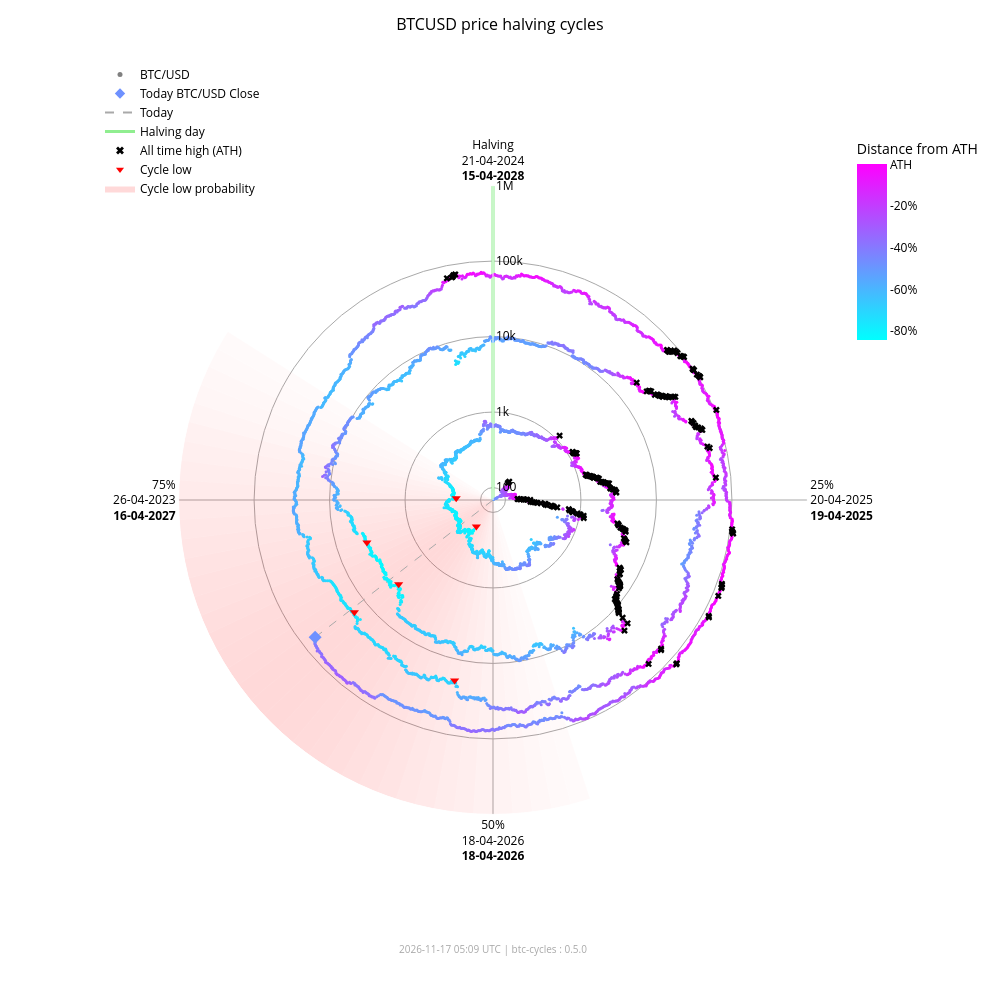

Notebook cell for this chart:
### Markdown cell above
### Interactive chart (plotly)

### Code cell
fig_interactive = btc.plot(
    kind="interactive",
    from_date="2012-11-28",
)
# plotly config for interactivity
config = {"scrollZoom": True, "displayModeBar": True}
# display in notebook
fig_interactive.show(config=config)

### Figure 1 — Plotly figure (JSON) as saved in the notebook; plotly's stock layout.template omitted (floating-point values rounded to 4 significant figures; data arrays with more than 128 entries replaced by an {"elided": "..."} marker saying what was removed)
{"data": [{"fill": "toself", "fillcolor": "rgba(255,0,0,0.018306980149439524)", "hoverinfo": "skip", "line": {"width": 0}, "mode": "lines", "r": [68.43, 1000000, 1000000, 68.43, 68.43], "showlegend": false, "theta": [162.0, 162.0, 165.6, 165.6, 162.0], "type": "scatterpolar"}, {"fill": "toself", "fillcolor": "rgba(255,0,0,0.02405911634527998)", "hoverinfo": "skip", "line": {"width": 0}, "mode": "lines", "r": [68.43, 1000000, 1000000, 68.43, 68.43], "showlegend": false, "theta": [165.6, 165.6, 169.2, 169.2, 165.6], "type": "scatterpolar"}, {"fill": "toself", "fillcolor": "rgba(255,0,0,0.030803449372254352)", "hoverinfo": "skip", "line": {"width": 0}, "mode": "lines", "r": [68.43, 1000000, 1000000, 68.43, 68.43], "showlegend": false, "theta": [169.2, 169.2, 172.8, 172.8, 169.2], "type": "scatterpolar"}, {"fill": "toself", "fillcolor": "rgba(255,0,0,0.03847233586005252)", "hoverinfo": "skip", "line": {"width": 0}, "mode": "lines", "r": [68.43, 1000000, 1000000, 68.43, 68.43], "showlegend": false, "theta": [172.8, 172.8, 176.4, 176.4, 172.8], "type": "scatterpolar"}, {"fill": "toself", "fillcolor": "rgba(255,0,0,0.04694405159551339)", "hoverinfo": "skip", "line": {"width": 0}, "mode": "lines", "r": [68.43, 1000000, 1000000, 68.43, 68.43], "showlegend": false, "theta": [176.4, 176.4, 180.0, 180.0, 176.4], "type": "scatterpolar"}, {"fill": "toself", "fillcolor": "rgba(255,0,0,0.05605603979818329)", "hoverinfo": "skip", "line": {"width": 0}, "mode": "lines", "r": [68.43, 1000000, 1000000, 68.43, 68.43], "showlegend": false, "theta": [180.0, 180.0, 183.6, 183.6, 180.0], "type": "scatterpolar"}, {"fill": "toself", "fillcolor": "rgba(255,0,0,0.06562330627802694)", "hoverinfo": "skip", "line": {"width": 0}, "mode": "lines", "r": [68.43, 1000000, 1000000, 68.43, 68.43], "showlegend": false, "theta": [183.6, 183.6, 187.2, 187.2, 183.6], "type": "scatterpolar"}, {"fill": "toself", "fillcolor": "rgba(255,0,0,0.07545707932574237)", "hoverinfo": "skip", "line": {"width": 0}, "mode": "lines", "r": [68.43, 1000000, 1000000, 68.43, 68.43], "showlegend": false, "theta": [187.2, 187.2, 190.8, 190.8, 187.2], "type": "scatterpolar"}, {"fill": "toself", "fillcolor": "rgba(255,0,0,0.08537841060169407)", "hoverinfo": "skip", "line": {"width": 0}, "mode": "lines", "r": [68.43, 1000000, 1000000, 68.43, 68.43], "showlegend": false, "theta": [190.8, 190.8, 194.4, 194.4, 190.8], "type": "scatterpolar"}, {"fill": "toself", "fillcolor": "rgba(255,0,0,0.09522272137134848)", "hoverinfo": "skip", "line": {"width": 0}, "mode": "lines", "r": [68.43, 1000000, 1000000, 68.43, 68.43], "showlegend": false, "theta": [194.4, 194.4, 198.0, 198.0, 194.4], "type": "scatterpolar"}, {"fill": "toself", "fillcolor": "rgba(255,0,0,0.10483418800389058)", "hoverinfo": "skip", "line": {"width": 0}, "mode": "lines", "r": [68.43, 1000000, 1000000, 68.43, 68.43], "showlegend": false, "theta": [198.0, 198.0, 201.6, 201.6, 198.0], "type": "scatterpolar"}, {"fill": "toself", "fillcolor": "rgba(255,0,0,0.11405248627197925)", "hoverinfo": "skip", "line": {"width": 0}, "mode": "lines", "r": [68.43, 1000000, 1000000, 68.43, 68.43], "showlegend": false, "theta": [201.6, 201.6, 205.2, 205.2, 201.6], "type": "scatterpolar"}, {"fill": "toself", "fillcolor": "rgba(255,0,0,0.12269756305009562)", "hoverinfo": "skip", "line": {"width": 0}, "mode": "lines", "r": [68.43, 1000000, 1000000, 68.43, 68.43], "showlegend": false, "theta": [205.2, 205.2, 208.8, 208.8, 205.2], "type": "scatterpolar"}, {"fill": "toself", "fillcolor": "rgba(255,0,0,0.13055959037792858)", "hoverinfo": "skip", "line": {"width": 0}, "mode": "lines", "r": [68.43, 1000000, 1000000, 68.43, 68.43], "showlegend": false, "theta": [208.8, 208.8, 212.4, 212.4, 208.8], "type": "scatterpolar"}, {"fill": "toself", "fillcolor": "rgba(255,0,0,0.13740037014073872)", "hoverinfo": "skip", "line": {"width": 0}, "mode": "lines", "r": [68.43, 1000000, 1000000, 68.43, 68.43], "showlegend": false, "theta": [212.4, 212.4, 216.0, 216.0, 212.4], "type": "scatterpolar"}, {"fill": "toself", "fillcolor": "rgba(255,0,0,0.14296927208088228)", "hoverinfo": "skip", "line": {"width": 0}, "mode": "lines", "r": [68.43, 1000000, 1000000, 68.43, 68.43], "showlegend": false, "theta": [216.0, 216.0, 219.6, 219.6, 216.0], "type": "scatterpolar"}, {"fill": "toself", "fillcolor": "rgba(255,0,0,0.14703219887325494)", "hoverinfo": "skip", "line": {"width": 0}, "mode": "lines", "r": [68.43, 1000000, 1000000, 68.43, 68.43], "showlegend": false, "theta": [219.6, 219.6, 223.2, 223.2, 219.6], "type": "scatterpolar"}, {"fill": "toself", "fillcolor": "rgba(255,0,0,0.14940752827264187)", "hoverinfo": "skip", "line": {"width": 0}, "mode": "lines", "r": [68.43, 1000000, 1000000, 68.43, 68.43], "showlegend": false, "theta": [223.2, 223.2, 226.8, 226.8, 223.2], "type": "scatterpolar"}, {"fill": "toself", "fillcolor": "rgba(255,0,0,0.15)", "hoverinfo": "skip", "line": {"width": 0}, "mode": "lines", "r": [68.43, 1000000, 1000000, 68.43, 68.43], "showlegend": false, "theta": [226.8, 226.8, 230.4, 230.4, 226.8], "type": "scatterpolar"}, {"fill": "toself", "fillcolor": "rgba(255,0,0,0.14882314851976614)", "hoverinfo": "skip", "line": {"width": 0}, "mode": "lines", "r": [68.43, 1000000, 1000000, 68.43, 68.43], "showlegend": false, "theta": [230.4, 230.4, 234.0, 234.0, 230.4], "type": "scatterpolar"}, {"fill": "toself", "fillcolor": "rgba(255,0,0,0.14600334989350275)", "hoverinfo": "skip", "line": {"width": 0}, "mode": "lines", "r": [68.43, 1000000, 1000000, 68.43, 68.43], "showlegend": false, "theta": [234.0, 234.0, 237.6, 237.6, 234.0], "type": "scatterpolar"}, {"fill": "toself", "fillcolor": "rgba(255,0,0,0.14176315293000513)", "hoverinfo": "skip", "line": {"width": 0}, "mode": "lines", "r": [68.43, 1000000, 1000000, 68.43, 68.43], "showlegend": false, "theta": [237.6, 237.6, 241.2, 241.2, 237.6], "type": "scatterpolar"}, {"fill": "toself", "fillcolor": "rgba(255,0,0,0.1363869302869166)", "hoverinfo": "skip", "line": {"width": 0}, "mode": "lines", "r": [68.43, 1000000, 1000000, 68.43, 68.43], "showlegend": false, "theta": [241.2, 241.2, 244.8, 244.8, 241.2], "type": "scatterpolar"}, {"fill": "toself", "fillcolor": "rgba(255,0,0,0.13017643696734477)", "hoverinfo": "skip", "line": {"width": 0}, "mode": "lines", "r": [68.43, 1000000, 1000000, 68.43, 68.43], "showlegend": false, "theta": [244.8, 244.8, 248.4, 248.4, 244.8], "type": "scatterpolar"}, {"fill": "toself", "fillcolor": "rgba(255,0,0,0.1234063302665758)", "hoverinfo": "skip", "line": {"width": 0}, "mode": "lines", "r": [68.43, 1000000, 1000000, 68.43, 68.43], "showlegend": false, "theta": [248.4, 248.4, 252.0, 252.0, 248.4], "type": "scatterpolar"}, {"fill": "toself", "fillcolor": "rgba(255,0,0,0.11628949020714345)", "hoverinfo": "skip", "line": {"width": 0}, "mode": "lines", "r": [68.43, 1000000, 1000000, 68.43, 68.43], "showlegend": false, "theta": [252.0, 252.0, 255.6, 255.6, 252.0], "type": "scatterpolar"}, {"fill": "toself", "fillcolor": "rgba(255,0,0,0.108959277972535)", "hoverinfo": "skip", "line": {"width": 0}, "mode": "lines", "r": [68.43, 1000000, 1000000, 68.43, 68.43], "showlegend": false, "theta": [255.6, 255.6, 259.2, 259.2, 255.6], "type": "scatterpolar"}, {"fill": "toself", "fillcolor": "rgba(255,0,0,0.1014715299920515)", "hoverinfo": "skip", "line": {"width": 0}, "mode": "lines", "r": [68.43, 1000000, 1000000, 68.43, 68.43], "showlegend": false, "theta": [259.2, 259.2, 262.8, 262.8, 259.2], "type": "scatterpolar"}, {"fill": "toself", "fillcolor": "rgba(255,0,0,0.09382430417652897)", "hoverinfo": "skip", "line": {"width": 0}, "mode": "lines", "r": [68.43, 1000000, 1000000, 68.43, 68.43], "showlegend": false, "theta": [262.8, 262.8, 266.4, 266.4, 262.8], "type": "scatterpolar"}, {"fill": "toself", "fillcolor": "rgba(255,0,0,0.08598937207621672)", "hoverinfo": "skip", "line": {"width": 0}, "mode": "lines", "r": [68.43, 1000000, 1000000, 68.43, 68.43], "showlegend": false, "theta": [266.4, 266.4, 270.0, 270.0, 266.4], "type": "scatterpolar"}, {"fill": "toself", "fillcolor": "rgba(255,0,0,0.07794710108398434)", "hoverinfo": "skip", "line": {"width": 0}, "mode": "lines", "r": [68.43, 1000000, 1000000, 68.43, 68.43], "showlegend": false, "theta": [270.0, 270.0, 273.6, 273.6, 270.0], "type": "scatterpolar"}, {"fill": "toself", "fillcolor": "rgba(255,0,0,0.06971614429145927)", "hoverinfo": "skip", "line": {"width": 0}, "mode": "lines", "r": [68.43, 1000000, 1000000, 68.43, 68.43], "showlegend": false, "theta": [273.6, 273.6, 277.2, 277.2, 273.6], "type": "scatterpolar"}, {"fill": "toself", "fillcolor": "rgba(255,0,0,0.061371174705723626)", "hoverinfo": "skip", "line": {"width": 0}, "mode": "lines", "r": [68.43, 1000000, 1000000, 68.43, 68.43], "showlegend": false, "theta": [277.2, 277.2, 280.8, 280.8, 277.2], "type": "scatterpolar"}, {"fill": "toself", "fillcolor": "rgba(255,0,0,0.05304520605236535)", "hoverinfo": "skip", "line": {"width": 0}, "mode": "lines", "r": [68.43, 1000000, 1000000, 68.43, 68.43], "showlegend": false, "theta": [280.8, 280.8, 284.4, 284.4, 280.8], "type": "scatterpolar"}, {"fill": "toself", "fillcolor": "rgba(255,0,0,0.044916938988340704)", "hoverinfo": "skip", "line": {"width": 0}, "mode": "lines", "r": [68.43, 1000000, 1000000, 68.43, 68.43], "showlegend": false, "theta": [284.4, 284.4, 288.0, 288.0, 284.4], "type": "scatterpolar"}, {"fill": "toself", "fillcolor": "rgba(255,0,0,0.0371870550186571)", "hoverinfo": "skip", "line": {"width": 0}, "mode": "lines", "r": [68.43, 1000000, 1000000, 68.43, 68.43], "showlegend": false, "theta": [288.0, 288.0, 291.6, 291.6, 288.0], "type": "scatterpolar"}, {"fill": "toself", "fillcolor": "rgba(255,0,0,0.030049603184432498)", "hoverinfo": "skip", "line": {"width": 0}, "mode": "lines", "r": [68.43, 1000000, 1000000, 68.43, 68.43], "showlegend": false, "theta": [291.6, 291.6, 295.2, 295.2, 291.6], "type": "scatterpolar"}, {"fill": "toself", "fillcolor": "rgba(255,0,0,0.023665126797805223)", "hoverinfo": "skip", "line": {"width": 0}, "mode": "lines", "r": [68.43, 1000000, 1000000, 68.43, 68.43], "showlegend": false, "theta": [295.2, 295.2, 298.8, 298.8, 295.2], "type": "scatterpolar"}, {"fill": "toself", "fillcolor": "rgba(255,0,0,0.018141004067302662)", "hoverinfo": "skip", "line": {"width": 0}, "mode": "lines", "r": [68.43, 1000000, 1000000, 68.43, 68.43], "showlegend": false, "theta": [298.8, 298.8, 302.4, 302.4, 298.8], "type": "scatterpolar"}, {"hoverinfo": "skip", "line": {"color": "darkgrey", "dash": "dash", "width": 1}, "mode": "lines", "r": [68.43, 64860.0], "showlegend": false, "theta": [232.3, 232.3], "type": "scatterpolar"}, {"hoverinfo": "skip", "line": {"color": "lightgreen", "width": 3}, "mode": "lines", "r": [68.43, 1000000], "showlegend": false, "theta": [0, 0], "type": "scatterpolar"}, {"hoverinfo": "text", "marker": {"color": {"elided": "4952 str values"}, "size": 3}, "mode": "markers", "r": {"elided": "4952 float values"}, "showlegend": false, "text": {"elided": "4952 str values"}, "theta": {"elided": "4952 float values"}, "type": "scatterpolar"}, {"hoverinfo": "text", "marker": {"color": "#6e91ff", "size": 10, "symbol": "diamond"}, "mode": "markers", "r": [64860.0], "showlegend": false, "text": ["Today<br>Date: 2026-11-16<br>Price: $64,855.84"], "theta": [232.3], "type": "scatterpolar"}, {"hoverinfo": "text", "marker": {"color": "black", "size": 6, "symbol": "x"}, "mode": "markers", "r": {"elided": "182 float values"}, "showlegend": false, "text": {"elided": "182 str values"}, "theta": {"elided": "182 float values"}, "type": "scatterpolar"}, {"hoverinfo": "text", "marker": {"color": "red", "size": 8, "symbol": "triangle-down"}, "mode": "markers", "r": [178.1, 210.5, 3237.0, 3961.0, 19020.0, 15790.0], "showlegend": false, "text": ["Cycle Low<br>Date: 2015-01-14<br>Price: $178.10<br>ATH distance: -84.5%", "Cycle Low<br>Date: 2015-08-24<br>Price: $210.49<br>ATH distance: -81.7%", "Cycle Low<br>Date: 2018-12-15<br>Price: $3,236.76<br>ATH distance: -83.4%", "Cycle Low<br>Date: 2019-03-15<br>Price: $3,960.91<br>ATH distance: -79.7%", "Cycle Low<br>Date: 2022-06-18<br>Price: $19,017.64<br>ATH distance: -71.9%", "Cycle Low<br>Date: 2022-11-21<br>Price: $15,787.28<br>ATH distance: -76.6%"], "theta": [212.1, 272.7, 228.3, 251.4, 192.0, 231.0], "type": "scatterpolar"}, {"marker": {"color": "grey", "size": 5}, "mode": "markers", "name": "BTC/USD", "r": [null], "theta": [null], "type": "scatterpolar"}, {"marker": {"color": "#6e91ff", "size": 8, "symbol": "diamond"}, "mode": "markers", "name": "Today BTC/USD Close", "r": [null], "theta": [null], "type": "scatterpolar"}, {"line": {"color": "darkgrey", "dash": "dash"}, "mode": "lines", "name": "Today", "r": [null], "theta": [null], "type": "scatterpolar"}, {"line": {"color": "lightgreen", "width": 3}, "mode": "lines", "name": "Halving day", "r": [null], "theta": [null], "type": "scatterpolar"}, {"marker": {"color": "black", "size": 7, "symbol": "x"}, "mode": "markers", "name": "All time high (ATH)", "r": [null], "theta": [null], "type": "scatterpolar"}, {"marker": {"color": "red", "size": 7, "symbol": "triangle-down"}, "mode": "markers", "name": "Cycle low", "r": [null], "theta": [null], "type": "scatterpolar"}, {"fill": "toself", "fillcolor": "rgba(255,0,0,0.15)", "line": {"width": 0}, "mode": "lines", "name": "Cycle low probability", "r": [null], "theta": [null], "type": "scatterpolar"}, {"hoverinfo": "skip", "marker": {"cmax": 0, "cmin": -0.8453, "color": [0], "colorbar": {"len": 0.25, "ticktext": ["ATH", "-20%", "-40%", "-60%", "-80%", "-100%"], "tickvals": [0, -0.2, -0.4, -0.6, -0.8, -1.0], "title": {"text": "Distance from ATH"}, "x": 0.95, "y": 0.92, "yanchor": "top"}, "colorscale": {"elided": "256x2 mixed values"}, "showscale": true, "size": 0}, "mode": "markers", "r": [null], "showlegend": false, "theta": [null], "type": "scatterpolar"}], "layout": {"annotations": [{"font": {"color": "darkgrey", "size": 10}, "showarrow": false, "text": "2026-11-17 05:09 UTC | btc-cycles : 0.5.0", "x": 0.5, "xref": "paper", "y": -0.02, "yref": "paper"}], "font": {"color": "black"}, "height": 1000, "legend": {"bgcolor": "rgba(0,0,0,0)", "font": {"color": "black"}, "x": 0.0, "y": 1.0}, "margin": {"b": 60, "l": 100, "r": 80, "t": 60}, "paper_bgcolor": "white", "plot_bgcolor": "white", "polar": {"angularaxis": {"color": "black", "direction": "clockwise", "gridcolor": "darkgrey", "rotation": 90, "ticktext": ["Halving<br>21-04-2024<br><b>15-04-2028</b>", "25%<br>20-04-2025<br><b>19-04-2025</b>", "50%<br>18-04-2026<br><b>18-04-2026</b>", "75%<br>26-04-2023<br><b>16-04-2027</b>"], "tickvals": [0, 90, 180, 270]}, "bgcolor": "white", "domain": {"x": [0.1, 0.9], "y": [0.05, 0.95]}, "radialaxis": {"angle": 90, "color": "black", "gridcolor": "darkgrey", "range": [1.835, 6.0], "tickangle": 90, "ticktext": ["100", "1k", "10k", "100k", "1M"], "tickvals": [100, 1000, 10000, 100000, 1000000], "type": "log"}}, "title": {"font": {"color": "black", "size": 16}, "text": "BTCUSD price halving cycles", "x": 0.5}, "width": 1000}}
